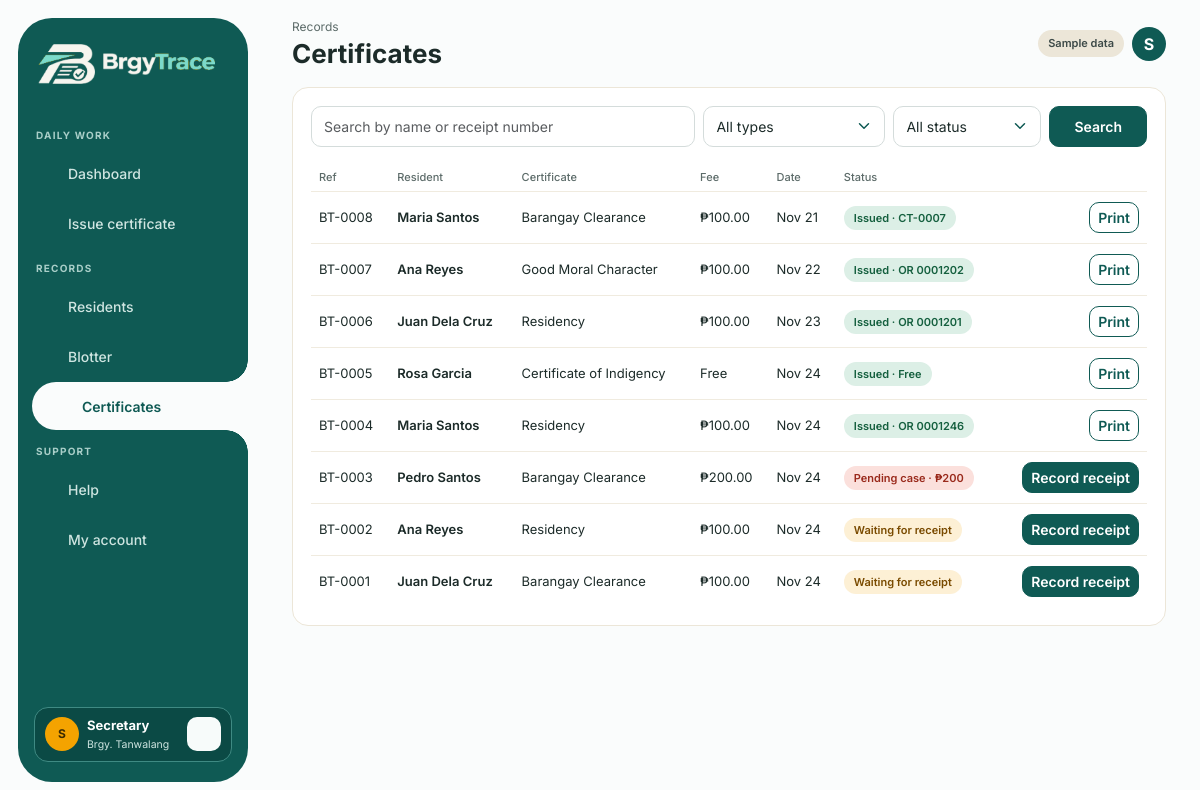
The app's page /certificates.php (signed in) with its own data.
### tables this page shows
CREATE TABLE certificates (
  id INT AUTO_INCREMENT PRIMARY KEY,
  resident_id INT NOT NULL,
  cert_type VARCHAR(40) NOT NULL,
  template_id INT NULL,
  purpose VARCHAR(120) NOT NULL,
  fee DECIMAL(8,2) NOT NULL DEFAULT 0,
  has_pending_case TINYINT(1) NOT NULL DEFAULT 0,
  status ENUM('Waiting for receipt','Issued') NOT NULL DEFAULT 'Waiting for receipt',
  receipt_type ENUM('OR','Cash ticket') NULL,
  receipt_no VARCHAR(40) NULL UNIQUE,    
  receipt_date DATE NULL,
  created_by INT NULL,
  created_at DATETIME NOT NULL,
  issued_at DATETIME NULL,
  printed_at DATETIME NULL,
  INDEX (template_id),
  FOREIGN KEY (resident_id) REFERENCES residents(id),
  CONSTRAINT fk_certificates_template_id FOREIGN KEY (template_id) REFERENCES certificate_templates(id) ON DELETE RESTRICT
);

CREATE TABLE residents (
  id INT AUTO_INCREMENT PRIMARY KEY,
  last_name VARCHAR(60) NOT NULL,
  first_name VARCHAR(60) NOT NULL,
  middle_name VARCHAR(60) NULL,
  suffix VARCHAR(10) NULL,
  birthdate DATE NOT NULL,
  sex ENUM('Male','Female') NOT NULL,
  civil_status ENUM('Single','Married','Widowed','Separated') NOT NULL DEFAULT 'Single',
  purok VARCHAR(40) NOT NULL,
  address VARCHAR(150) NULL,
  contact VARCHAR(30) NULL,
  created_at DATETIME NOT NULL,
  INDEX (last_name, first_name)
);

### certificates.php (the view, shortened to what this page needs)
<?php
require_once __DIR__ . '/includes/auth.php';
$q = trim($_GET['q'] ?? ''); $type = $_GET['type'] ?? ''; $status = $_GET['status'] ?? '';
$sql = 'SELECT c.*, r.first_name, r.last_name FROM certificates c JOIN residents r ON r.id = c.resident_id WHERE 1=1';
$args = [];
$st = $pdo->prepare($sql . ' ORDER BY c.id DESC LIMIT 200'); $st->execute($args); $rows = $st->fetchAll();
include __DIR__ . '/includes/layout_top.php';
?>
<div class="card-box">
  <form class="d-flex gap-2 mb-3 flex-wrap" method="get">
    <input class="form-control" style="flex:1;min-width:200px" name="q" value="<?= e($q) ?>" placeholder="Search by name or receipt number">
    <select class="form-select w-auto" name="type"><option value="">All types</option>
      <?php foreach (array_keys(CERT_TYPES) as $t): ?><option <?= $type === $t ? 'selected' : '' ?>><?= e($t) ?></option><?php endforeach; ?></select>
    <select class="form-select w-auto" name="status"><option value="">All status</option>
      <?php foreach (['Waiting for receipt','Issued'] as $s): ?><option <?= $status === $s ? 'selected' : '' ?>><?= $s ?></option><?php endforeach; ?></select>
    <button class="btn btn-teal px-4">Search</button>
  </form>
  <table class="table-b">
    <thead><tr><th>Ref</th><th>Resident</th><th>Certificate</th><th>Fee</th><th>Date</th><th>Status</th><th></th></tr></thead>
    <tbody>
    <?php foreach ($rows as $c): ?>
      <tr>
        <td><?= e(ref_no($c['id'])) ?></td>
        <td class="fw-semibold" style="text-align:left"><?= e($c['first_name'] . ' ' . $c['last_name']) ?></td>
        <td style="text-align:left"><?= $c['cert_type'] !== '' ? e($c['cert_type']) : 'Choose in Step 3' ?></td>
        <td style="text-align:left"><?= $c['fee'] > 0 ? peso($c['fee']) : 'Free' ?></td>
        <td style="text-align:left"><?= e(date('M j', strtotime($c['created_at']))) ?></td>
        <td style="text-align:left"><?= status_pill($c) ?></td>
        <td>
          <?php if ($c['status'] === 'Issued'): ?>
            <a class="btn btn-sm btn-outline-teal" href="print.php?id=<?= (int)$c['id'] ?>">Print</a>
          <?php elseif ($c['cert_type'] === '' && ($c['receipt_no'] || (float)$c['fee'] === 0.0)): ?>
            <a class="btn btn-sm btn-teal" href="template.php?id=<?= (int)$c['id'] ?>">Choose type and template</a>
          <?php else: ?>
            <a class="btn btn-sm btn-teal" href="receipt.php?id=<?= (int)$c['id'] ?>">Record receipt</a>
          <?php endif; ?>
        </td>
      </tr>
    <?php endforeach; if (!$rows): ?><tr><td colspan="7" class="text-center text-secondary py-4">No certificates found.</td></tr><?php endif; ?>
    </tbody>
  </table>
</div>
<?php include __DIR__ . '/includes/layout_bottom.php'; ?>

### includes/auth.php (shortened to what this page needs)
<?php
require_once __DIR__ . '/db.php';
function e($v) { return htmlspecialchars((string)$v, ENT_QUOTES, 'UTF-8'); }
function app_setting(PDO $pdo, string $key, string $default): string {
    $st = $pdo->prepare('SELECT setting_value FROM app_settings WHERE setting_key = ?');
    $st->execute([$key]);
    $value = $st->fetchColumn();
    return $value === false ? $default : (string)$value;
}
function ref_no($id) {
    global $pdo;
    static $prefix = null;
    static $digits = null;
    if ($prefix === null || $digits === null) {
        $prefix = strtoupper(preg_replace('/[^A-Z0-9-]/', '', app_setting($pdo, 'certificate_prefix', 'BT')));
        $digits = max(4, min(8, (int)app_setting($pdo, 'certificate_digits', '4')));
    }
    return $prefix . '-' . str_pad((string)$id, $digits, '0', STR_PAD_LEFT);
}
function peso($n) { return '₱' . number_format((float)$n, 2); }
function status_pill($c) {
    if ($c['status'] === 'Issued') {
        $label = $c['receipt_no'] ? ($c['receipt_type'] === 'OR' ? 'OR ' . $c['receipt_no'] : $c['receipt_no']) : 'Free';
        return '<span class="pill pill-green">Issued · ' . e($label) . '</span>';
    }
    if ($c['has_pending_case']) { return '<span class="pill pill-red">Pending case · ₱' . number_format($c['fee']) . '</span>'; }
    return '<span class="pill pill-amber">Waiting for receipt</span>';
}
function icon($name) {
    $p = [
     'home'    => '<path d="M3 11l9-8 9 8v9a1 1 0 0 1-1 1h-5v-6H9v6H4a1 1 0 0 1-1-1z"/>',
     'doc'     => '<path d="M6 3h9l4 4v14H6z"/><path d="M9 12h7M9 16h7"/>',
     'issue'   => '<rect x="4" y="3" width="16" height="18" rx="2"/><path d="M12 8v8M8 12h8"/>',
     'user'    => '<circle cx="12" cy="8" r="4"/><path d="M4 21c0-4 4-6 8-6s8 2 8 6"/>',
     'book'    => '<rect x="6" y="3" width="12" height="18" rx="2"/><path d="M9 8h6"/>',
     'shield'  => '<path d="M12 3l7 3v5c0 4.5-3 8-7 10-4-2-7-5.5-7-10V6z"/>',
     'help'    => '<circle cx="12" cy="12" r="9"/><path d="M9.5 9.5a2.5 2.5 0 1 1 3.5 2.3c-.7.4-1 .9-1 1.7M12 17v.1"/>',
     'account' => '<circle cx="12" cy="12" r="9"/><circle cx="12" cy="10" r="3"/><path d="M6 18c1.5-2.5 4-3 6-3s4.5.5 6 3"/>',
     'users'   => '<circle cx="9" cy="8" r="3"/><path d="M3 20c0-3.5 2.5-5 6-5s6 1.5 6 5"/><path d="M16 5.5a3 3 0 0 1 0 5.8M18 15c2 .5 3 2 3 4"/>',
     'settings'=> '<circle cx="12" cy="12" r="3"/><path d="M19.4 15a1.7 1.7 0 0 0 .3 1.9l.1.1-1.6 2.8-.2-.1a1.7 1.7 0 0 0-1.9.3l-.2.1h-3.2l-.1-.2a1.7 1.7 0 0 0-1.9-.3l-.2.1-2.8-1.6.1-.2a1.7 1.7 0 0 0-.3-1.9l-.1-.2v-3.2l.2-.1a1.7 1.7 0 0 0 .3-1.9l-.1-.2 1.6-2.8.2.1a1.7 1.7 0 0 0 1.9-.3l.2-.1h3.2l.1.2a1.7 1.7 0 0 0 1.9.3l.2-.1 2.8 1.6-.1.2a1.7 1.7 0 0 0 .3 1.9l.1.2v3.2z"/>',
     'audit'   => '<path d="M12 7v5l3 2"/><circle cx="12" cy="12" r="9"/>',
     'search'  => '<circle cx="11" cy="11" r="6"/><path d="M20 20l-4-4"/>',
     'plus'    => '<path d="M12 5v14M5 12h14"/>',
     'addbox'  => '<rect x="4" y="4" width="16" height="16" rx="3"/><path d="M12 8v8M8 12h8"/>',
     'backup'  => '<path d="M7 18h10a4 4 0 0 0 .4-8A5.5 5.5 0 0 0 7 9a4.5 4.5 0 0 0 0 9z"/><path d="M12 16V10m-3 3 3-3 3 3"/>',
     'logout'  => '<path d="M9 4H5v16h4M16 8l4 4-4 4M20 12H9"/>',
    ];
    return '<svg class="ic" viewBox="0 0 24 24" aria-hidden="true">' . ($p[$name] ?? '') . '</svg>';
}

### assets/css/style.css (style rules this page uses)
:root { --teal: #0f5a54; --teal-dark: #0b4a45; --teal-soft: #c9e0dc; --amber: #f4a300; --bg: #fafcfc; --ink: #1c2b29; --muted: #5c6b69; --line: #ece6d8; --cream: #faf4e6; }
* { box-sizing: border-box; }
body { margin: 0; background: var(--bg); color: var(--ink); font-family: Inter, system-ui, sans-serif; }
a { color: var(--teal); }
.ic { flex: none; width: 20px; height: 20px; fill: none; stroke: currentColor; stroke-width: 1.8; stroke-linecap: round; stroke-linejoin: round; }
.card-box { padding: 18px; background: #fff; border: 1px solid var(--line); border-radius: 16px; }
.table-b { width: 100%; border-collapse: collapse; font-size: 13px; }
.table-b th { padding: 6px 8px; color: var(--muted); font-size: 11px; font-weight: 500; text-align: left; }
.table-b td { padding: 10px 8px; border-top: 1px solid #f0ebdf; vertical-align: middle; }
.table-b td:last-child, .table-b th:last-child { text-align: right; }
.pill { display: inline-block; padding: 4px 10px; border-radius: 999px; font-size: 11px; font-weight: 600; white-space: nowrap; }
.pill-amber { background: #fdf0d5; color: #7a4b00; }
.pill-red { background: #fbe0dc; color: #9a2a1c; }
.pill-green { background: #dcefe6; color: #15603f; }
.form-control, .form-select { padding: 0.55rem 0.75rem; border-color: #d4dcdb; border-radius: 10px; font-size: 14px; }
.form-select { color: var(--ink); background-color: #fff; background-position: right 0.75rem center; background-size: 16px 12px; appearance: none; }
.btn { border-radius: 10px; font-size: 14px; font-weight: 600; }
.btn-teal { background: var(--teal); border-color: var(--teal); color: #fff; }
.btn-outline-teal { background: #fff; border-color: var(--teal); color: var(--teal); }

### records on screen
certificates: id "BT-0008", resident.last_name "Maria Santos", cert_type "Barangay Clearance", fee "₱100.00", created_at "Nov 21", receipt_no "CT-0007"
certificates: id "BT-0007", resident.last_name "Ana Reyes", cert_type "Good Moral Character", fee "₱100.00", created_at "Nov 22", label "OR 0001202"
certificates: id "BT-0006", resident.last_name "Juan Dela Cruz", cert_type "Residency", fee "₱100.00", created_at "Nov 23", label "OR 0001201"
certificates: id "BT-0005", resident.last_name "Rosa Garcia", cert_type "Certificate of Indigency", fee "Free", created_at "Nov 24", receipt_no "Free"
certificates: id "BT-0004", resident.last_name "Maria Santos", cert_type "Residency", fee "₱100.00", created_at "Nov 24", label "OR 0001246"
certificates: id "BT-0003", resident.last_name "Pedro Santos", cert_type "Barangay Clearance", fee "₱200.00", created_at "Nov 24", fee "200"
certificates: id "BT-0002", resident.last_name "Ana Reyes", cert_type "Residency", fee "₱100.00", created_at "Nov 24"
certificates: id "BT-0001", resident.last_name "Juan Dela Cruz", cert_type "Barangay Clearance", fee "₱100.00", created_at "Nov 24"

### other values on screen
$n[1] "DAILY WORK"
$n[1] "Dashboard"
$n[1] "Issue certificate"
$n[1] "RECORDS"
$n[1] "Residents"
$n[1] "Blotter"
$n[1] "Certificates"
$n[1] "SUPPORT"
$n[1] "Help"
$n[1] "My account"
$user['full_name'][0] "S"
$user['full_name'] "Secretary"
$barangayName "Tanwalang"
$page_sub "Records"
$page_title "Certificates"
